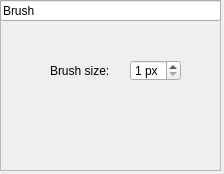
<?xml version="1.0" encoding="UTF-8"?>
<ui version="4.0">
 <class>BrushProp</class>
 <widget class="QWidget" name="BrushProp">
  <property name="geometry">
   <rect>
    <x>0</x>
    <y>0</y>
    <width>224</width>
    <height>174</height>
   </rect>
  </property>
  <property name="windowTitle">
   <string>Form</string>
  </property>
  <widget class="QFrame" name="frame">
   <property name="geometry">
    <rect>
     <x>0</x>
     <y>0</y>
     <width>221</width>
     <height>171</height>
    </rect>
   </property>
   <property name="frameShape">
    <enum>QFrame::StyledPanel</enum>
   </property>
   <property name="frameShadow">
    <enum>QFrame::Plain</enum>
   </property>
   <widget class="QLineEdit" name="lineEdit">
    <property name="geometry">
     <rect>
      <x>0</x>
      <y>0</y>
      <width>221</width>
      <height>21</height>
     </rect>
    </property>
    <property name="text">
     <string>Brush</string>
    </property>
    <property name="readOnly">
     <bool>true</bool>
    </property>
   </widget>
   <widget class="QLabel" name="label">
    <property name="geometry">
     <rect>
      <x>50</x>
      <y>60</y>
      <width>61</width>
      <height>21</height>
     </rect>
    </property>
    <property name="text">
     <string>Brush size:</string>
    </property>
   </widget>
   <widget class="QSpinBox" name="spinBox">
    <property name="geometry">
     <rect>
      <x>130</x>
      <y>60</y>
      <width>51</width>
      <height>21</height>
     </rect>
    </property>
    <property name="suffix">
     <string> px</string>
    </property>
    <property name="minimum">
     <number>1</number>
    </property>
    <property name="maximum">
     <number>6</number>
    </property>
   </widget>
  </widget>
 </widget>
 <resources/>
 <connections/>
</ui>
